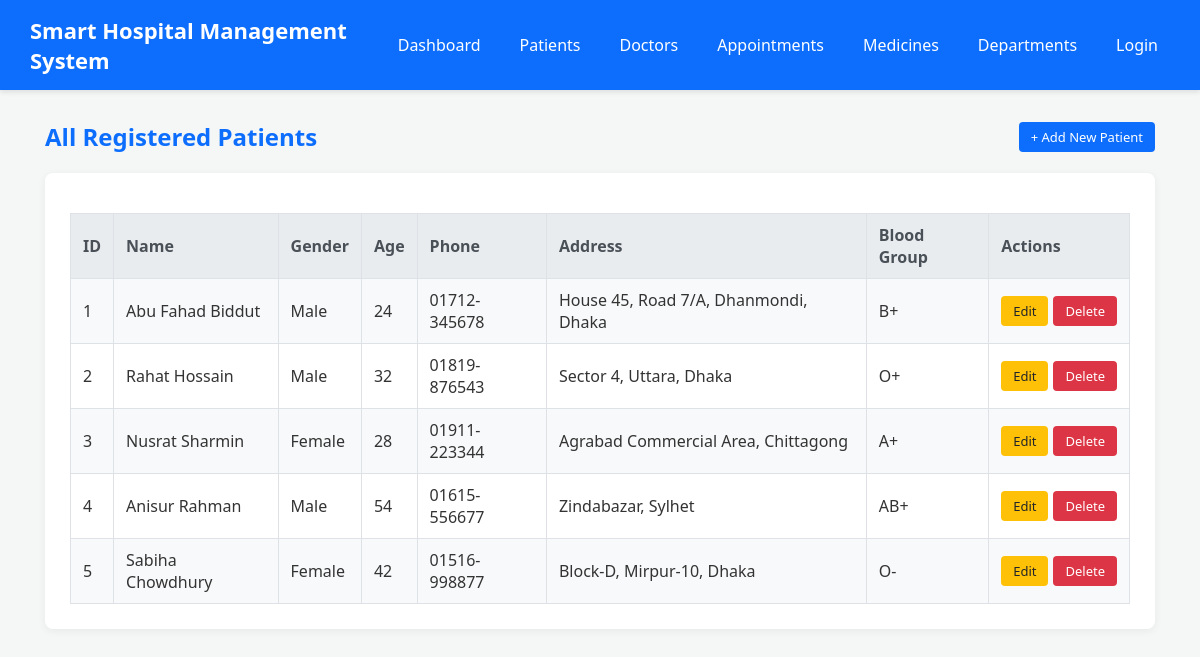
The app's page /patient/index.php with its own data.
### tables this page shows
CREATE TABLE `patients` (
  `id` INT AUTO_INCREMENT PRIMARY KEY,
  `name` VARCHAR(100) NOT NULL,
  `gender` ENUM('Male', 'Female', 'Other') NOT NULL,
  `age` INT NOT NULL,
  `phone` VARCHAR(20) NOT NULL,
  `address` TEXT NOT NULL,
  `blood_group` VARCHAR(10) NOT NULL,
  `created_at` TIMESTAMP DEFAULT CURRENT_TIMESTAMP
);

### patient/index.php (the view, shortened to what this page needs)
<?php
include "../connection.php";
$sql = "SELECT * FROM patients";
$result = mysqli_query($conn, $sql);
?>
<!DOCTYPE html>
<html>
<head>
    <link rel="stylesheet" href="../style.css">
</head>
<body>
<?php include "../nav.php"; ?>
<div class="container">
    <div class="page-header">
        <h2>All Registered Patients</h2>
        <a href="add.html" class="btn btn-primary">+ Add New Patient</a>
    </div>
    <div class="card">
        <table>
            <tr>
                <th>ID</th>
                <th>Name</th>
                <th>Gender</th>
                <th>Age</th>
                <th>Phone</th>
                <th>Address</th>
                <th>Blood Group</th>
                <th>Actions</th>
            </tr>
            <?php
            while ($row = mysqli_fetch_assoc($result)) {
            ?>
            <tr>
                <td><?php echo $row['id']; ?></td>
                <td><?php echo $row['name']; ?></td>
                <td><?php echo $row['gender']; ?></td>
                <td><?php echo $row['age']; ?></td>
                <td><?php echo $row['phone']; ?></td>
                <td><?php echo $row['address']; ?></td>
                <td><?php echo $row['blood_group']; ?></td>
                <td>
                    <div class="action-buttons">
                        <a href="edit.php?id=<?php echo $row['id']; ?>" class="btn btn-warning">Edit</a>
                        <a href="delete.php?id=<?php echo $row['id']; ?>" class="btn btn-danger" onclick="return confirm('Delete this patient?');">Delete</a>
                    </div>
                </td>
            </tr>
            <?php
            }
            ?>
        </table>
    </div>
</div>
</body>
</html>

### style.css (style rules this page uses)
* { margin: 0; padding: 0; box-sizing: border-box; font-family: 'Segoe UI', Tahoma, Geneva, Verdana, sans-serif; }
body { background-color: #f4f7f6; color: #333; padding-bottom: 40px; }
.container { max-width: 1150px; margin: 30px auto; padding: 0 20px; }
.card { background-color: white; border-radius: 8px; padding: 25px; box-shadow: 0 2px 8px rgba(0,0,0,0.06); margin-bottom: 25px; }
.page-header { display: flex; justify-content: space-between; align-items: center; margin-bottom: 20px; }
.page-header h2 { color: #0d6efd; }
.btn { display: inline-block; padding: 6px 12px; border-radius: 4px; text-decoration: none; font-weight: 500; font-size: 13px; cursor: pointer; border: none; white-space: nowrap; }
.btn-primary { background-color: #0d6efd; color: white; }
.btn-warning { background-color: #ffc107; color: #212529; }
.btn-danger { background-color: #dc3545; color: white; }
table { width: 100%; border-collapse: collapse; margin-top: 15px; }
table th, table td { border: 1px solid #dee2e6; padding: 10px 12px; text-align: left; vertical-align: middle; }
table th { background-color: #e9ecef; color: #495057; font-weight: 600; }
table td:last-child, table th:last-child { white-space: nowrap; width: 1%; }
table tr:nth-child(even) { background-color: #f8f9fa; }
.action-buttons { display: flex; gap: 5px; align-items: center; white-space: nowrap; }

### records on screen
patients: id "1", name "Abu Fahad Biddut", gender "Male", age "24", phone "01712-345678", address "House 45, Road 7/A, Dhanmondi, Dhaka", blood_group "B+"
patients: id "2", name "Rahat Hossain", gender "Male", age "32", phone "01819-876543", address "Sector 4, Uttara, Dhaka", blood_group "O+"
patients: id "3", name "Nusrat Sharmin", gender "Female", age "28", phone "01911-223344", address "Agrabad Commercial Area, Chittagong", blood_group "A+"
patients: id "4", name "Anisur Rahman", gender "Male", age "54", phone "01615-556677", address "Zindabazar, Sylhet", blood_group "AB+"
patients: id "5", name "Sabiha Chowdhury", gender "Female", age "42", phone "01516-998877", address "Block-D, Mirpur-10, Dhaka", blood_group "O-"
